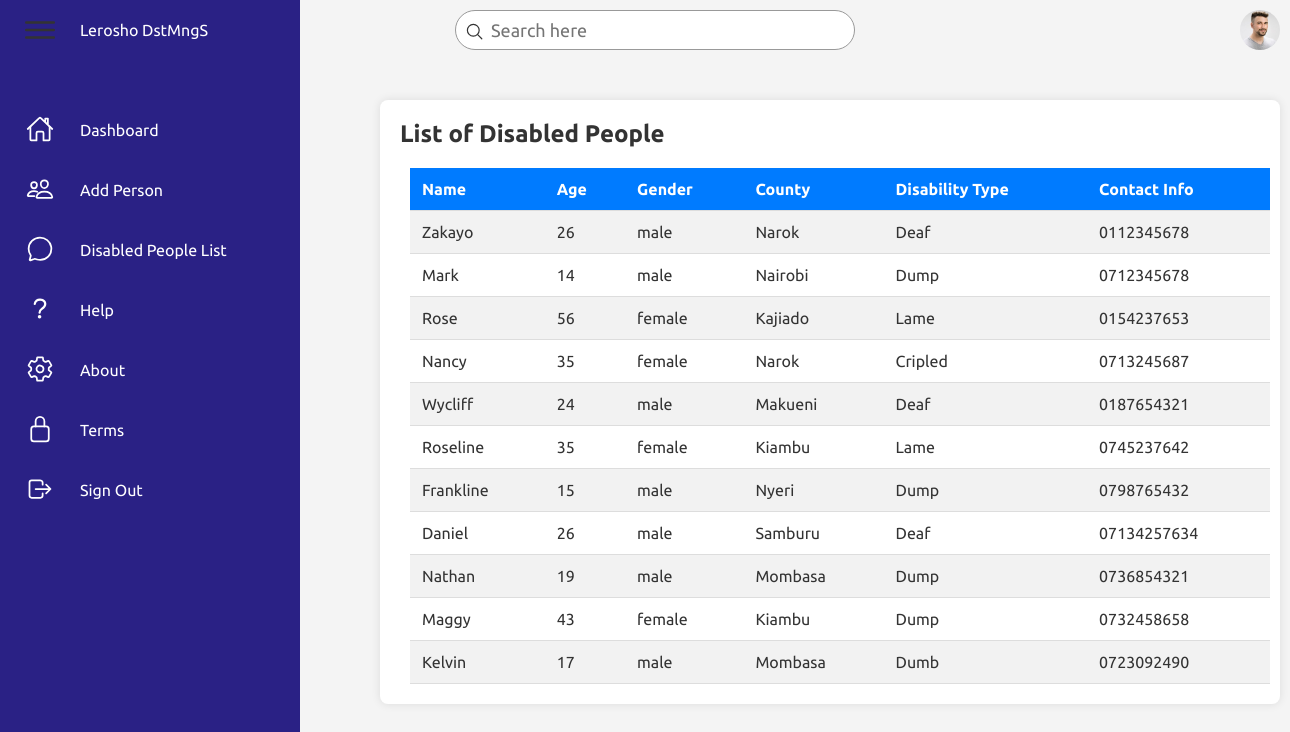
The page /view.php on the database its author committed.
### tables this page shows
CREATE TABLE `disabled` (
  `id` int(11) NOT NULL,
  `name` varchar(255) NOT NULL,
  `age` int(11) NOT NULL,
  `gender` text NOT NULL,
  `county` varchar(11) NOT NULL,
  `disability_type` varchar(255) NOT NULL,
  `contact_info` varchar(255) NOT NULL
);

### view.php (the view, shortened to what this page needs)
<?php
require_once "connection.php";
require_once "sidebar.php";
$sql = "SELECT * FROM disabled";
if ($result = mysqli_query($conn, $sql)) {
    if (mysqli_num_rows($result) > 0) {
        ?>
        <!DOCTYPE html>
        <html lang="en">
        <head>
        </head>
        <body>
            <div class="container">
                <h2>List of Disabled People</h2>
                <table>
                    <tr>
                        <th>Name</th>
                        <th>Age</th>
                        <th>Gender</th>
                        <th>County</th>
                        <th>Disability Type</th>
                        <th>Contact Info</th>
                    </tr>
                    <?php while ($row = mysqli_fetch_array($result)) { ?>
                        <tr>
                            <td>
                                <?php echo htmlspecialchars($row['name']); ?>
                            </td>
                            <td>
                                <?php echo htmlspecialchars($row['age']); ?>
                            </td>
                            <td>
                                <?php echo htmlspecialchars($row['gender']); ?>
                            </td>
                            <td>
                                <?php echo htmlspecialchars($row['county']); ?>
                            </td>
                            <td>
                                <?php echo htmlspecialchars($row['disability_type']); ?>
                            </td>
                            <td>
                                <?php echo htmlspecialchars($row['contact_info']); ?>
                            </td>
                        </tr>
                    <?php } ?>
                </table>
            </div>
        </body>
        </html>
        <?php
    } else {
        echo "No records matching your query were found.";
    }
} else {
    echo "ERROR: Could not able to execute $sql. " . mysqli_error($conn);
}
?>

### style.css (style rules this page uses)
* { font-family: "Ubuntu", sans-serif; margin: 0; padding: 0; box-sizing: border-box; }
:root { --blue: #2a2185; --white: #fff; --gray: #f5f5f5; --black1: #222; --black2: #999; }
body { min-height: 100vh; overflow-x: hidden; }
.container { position: relative; width: 100%; }

### view.php (style rules this page uses)
body { font-family: 'Roboto', sans-serif; background-color: #f4f4f4; color: #333; margin: 0; padding: 0; }
.container { max-width: 900px; margin: 40px auto; padding: 20px; background-color: #fff; box-shadow: 0 0 10px rgba(0, 0, 0, 0.1); border-radius: 8px; margin-left: 380px; }
table { width: 100%; border-collapse: collapse; margin-top: 20px; margin-left: 10px; }
th, td { text-align: left; padding: 12px; border-bottom: 1px solid #ddd; }
th { background-color: #007bff; color: white; }
tr:nth-child(even) { background-color: #f2f2f2; }

### rows shown on the page
disabled: name "Zakayo", age "26", gender "male", county "Narok", disability_type "Deaf", contact_info "0112345678"
disabled: name "Mark", age "14", gender "male", county "Nairobi", disability_type "Dump", contact_info "0712345678"
disabled: name "Rose", age "56", gender "female", county "Kajiado", disability_type "Lame", contact_info "0154237653"
disabled: name "Nancy", age "35", gender "female", county "Narok", disability_type "Cripled", contact_info "0713245687"
disabled: name "Wycliff", age "24", gender "male", county "Makueni", disability_type "Deaf", contact_info "0187654321"
disabled: name "Roseline", age "35", gender "female", county "Kiambu", disability_type "Lame", contact_info "0745237642"
disabled: name "Frankline", age "15", gender "male", county "Nyeri", disability_type "Dump", contact_info "0798765432"
disabled: name "Daniel", age "26", gender "male", county "Samburu", disability_type "Deaf", contact_info "07134257634"
disabled: name "Nathan", age "19", gender "male", county "Mombasa", disability_type "Dump", contact_info "0736854321"
disabled: name "Maggy", age "43", gender "female", county "Kiambu", disability_type "Dump", contact_info "0732458658"
disabled: name "Kelvin", age "17", gender "male", county "Mombasa", disability_type "Dumb", contact_info "0723092490"
